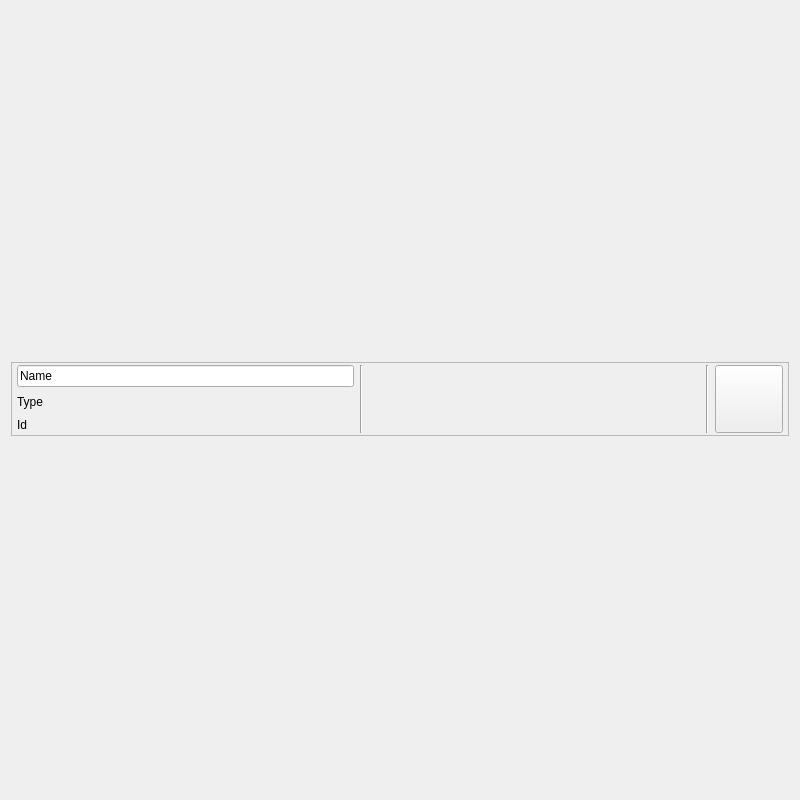
<?xml version="1.0" encoding="UTF-8"?>
<ui version="4.0">
 <class>Client</class>
 <widget class="QWidget" name="Client">
  <property name="geometry">
   <rect>
    <x>0</x>
    <y>0</y>
    <width>800</width>
    <height>800</height>
   </rect>
  </property>
  <property name="sizePolicy">
   <sizepolicy hsizetype="Expanding" vsizetype="Expanding">
    <horstretch>0</horstretch>
    <verstretch>0</verstretch>
   </sizepolicy>
  </property>
  <property name="windowTitle">
   <string>Form</string>
  </property>
  <property name="styleSheet">
   <string notr="true">QPushButton{
	width: 60px;
	height: 60px;
}</string>
  </property>
  <layout class="QVBoxLayout" name="verticalLayout_3">
   <property name="topMargin">
    <number>9</number>
   </property>
   <item>
    <widget class="QFrame" name="clientFrame">
     <property name="sizePolicy">
      <sizepolicy hsizetype="Expanding" vsizetype="Fixed">
       <horstretch>0</horstretch>
       <verstretch>0</verstretch>
      </sizepolicy>
     </property>
     <property name="frameShape">
      <enum>QFrame::StyledPanel</enum>
     </property>
     <property name="frameShadow">
      <enum>QFrame::Raised</enum>
     </property>
     <layout class="QVBoxLayout" name="verticalLayout_4">
      <property name="leftMargin">
       <number>5</number>
      </property>
      <property name="topMargin">
       <number>2</number>
      </property>
      <property name="rightMargin">
       <number>5</number>
      </property>
      <property name="bottomMargin">
       <number>2</number>
      </property>
      <item>
       <layout class="QHBoxLayout" name="clientHBox">
        <item>
         <layout class="QVBoxLayout" name="infoVLay">
          <property name="leftMargin">
           <number>0</number>
          </property>
          <item>
           <widget class="QLineEdit" name="nameLineEdit">
            <property name="text">
             <string>Name</string>
            </property>
           </widget>
          </item>
          <item>
           <widget class="QLabel" name="typeLabel">
            <property name="text">
             <string>Type</string>
            </property>
           </widget>
          </item>
          <item>
           <widget class="QLabel" name="idLabel">
            <property name="text">
             <string>Id</string>
            </property>
           </widget>
          </item>
         </layout>
        </item>
        <item>
         <widget class="Line" name="line">
          <property name="orientation">
           <enum>Qt::Vertical</enum>
          </property>
         </widget>
        </item>
        <item>
         <spacer name="horizontalSpacer">
          <property name="orientation">
           <enum>Qt::Horizontal</enum>
          </property>
          <property name="sizeHint" stdset="0">
           <size>
            <width>40</width>
            <height>20</height>
           </size>
          </property>
         </spacer>
        </item>
        <item>
         <widget class="Line" name="line_2">
          <property name="orientation">
           <enum>Qt::Vertical</enum>
          </property>
         </widget>
        </item>
        <item>
         <widget class="QPushButton" name="infoButton">
          <property name="sizePolicy">
           <sizepolicy hsizetype="Fixed" vsizetype="Fixed">
            <horstretch>0</horstretch>
            <verstretch>0</verstretch>
           </sizepolicy>
          </property>
          <property name="text">
           <string/>
          </property>
          <property name="icon">
           <iconset>
            <normaloff>../../../../../Downloads/right-arrows.png</normaloff>../../../../../Downloads/right-arrows.png</iconset>
          </property>
          <property name="iconSize">
           <size>
            <width>60</width>
            <height>60</height>
           </size>
          </property>
         </widget>
        </item>
       </layout>
      </item>
     </layout>
    </widget>
   </item>
  </layout>
 </widget>
 <resources/>
 <connections/>
</ui>
